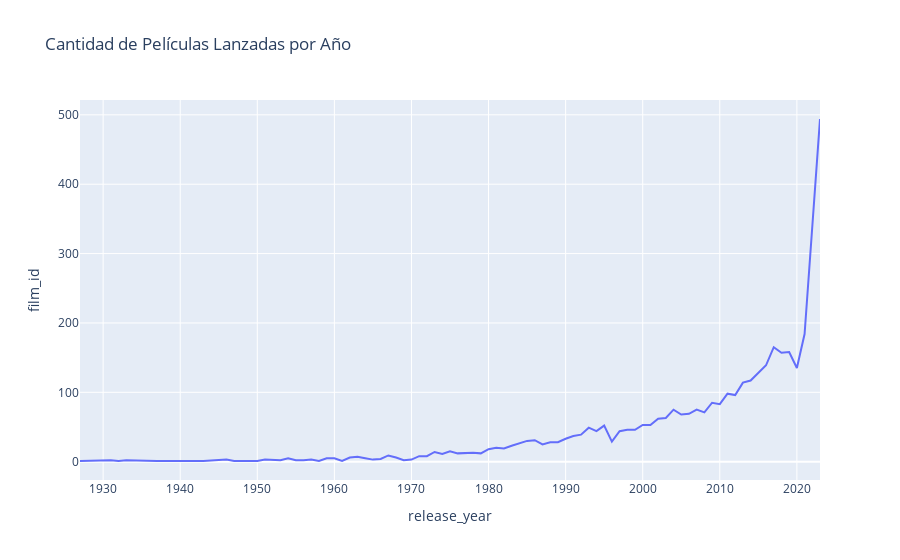

The notebook cell saved with this chart:
### Code cell
import pandas as pd
import plotly.express as px

# Supongamos que tienes un DataFrame llamado 'df' con las columnas 'año_de_lanzamiento' y 'id_de_pelicula'

# Agrupa el DataFrame por año de lanzamiento y cuenta las películas por año
films_by_year = films.groupby('release_year')['film_id'].count().reset_index()

# Crea un gráfico de líneas con Plotly
fig = px.line(films_by_year, x='release_year', y='film_id', 
              labels={'año_de_lanzamiento': 'Año de Lanzamiento', 'id_de_pelicula': 'Cantidad de Películas'},
              title='Cantidad de Películas Lanzadas por Año')

# Mostrar el gráfico
fig.show()

### Figure 1 — Plotly figure (JSON) as saved in the notebook; plotly's stock layout.template omitted (floating-point values rounded to 4 significant figures)
{"data": [{"hovertemplate": "release_year=%{x}<br>film_id=%{y}<extra></extra>", "legendgroup": "", "line": {"color": "#636efa", "dash": "solid"}, "marker": {"symbol": "circle"}, "mode": "lines", "name": "", "orientation": "v", "showlegend": false, "type": "scatter", "x": [1927, 1931, 1932, 1933, 1937, 1938, 1939, 1940, 1941, 1942, 1943, 1946, 1947, 1948, 1950, 1951, 1952, 1953, 1954, 1955, 1956, 1957, 1958, 1959, 1960, 1961, 1962, 1963, 1964, 1965, 1966, 1967, 1968, 1969, 1970, 1971, 1972, 1973, 1974, 1975, 1976, 1977, 1978, 1979, 1980, 1981, 1982, 1983, 1984, 1985, 1986, 1987, 1988, 1989, 1990, 1991, 1992, 1993, 1994, 1995, 1996, 1997, 1998, 1999, 2000, 2001, 2002, 2003, 2004, 2005, 2006, 2007, 2008, 2009, 2010, 2011, 2012, 2013, 2014, 2015, 2016, 2017, 2018, 2019, 2020, 2021, 2022, 2023], "xaxis": "x", "y": [1, 2, 1, 2, 1, 1, 2, 2, 2, 1, 1, 3, 1, 1, 1, 3, 2, 2, 5, 2, 2, 3, 1, 5, 5, 1, 6, 7, 5, 3, 4, 9, 6, 2, 3, 8, 8, 14, 11, 15, 12, 13, 13, 12, 18, 20, 19, 23, 27, 30, 31, 25, 28, 28, 33, 37, 39, 49, 44, 52, 29, 44, 46, 46, 53, 53, 62, 63, 75, 68, 69, 75, 71, 85, 83, 98, 96, 114, 117, 128, 139, 165, 157, 158, 135, 184, 339, 494], "yaxis": "y"}], "layout": {"legend": {"tracegroupgap": 0}, "title": {"text": "Cantidad de Películas Lanzadas por Año"}, "xaxis": {"anchor": "y", "domain": [0, 1], "title": {"text": "release_year"}}, "yaxis": {"anchor": "x", "domain": [0, 1], "title": {"text": "film_id"}}}}
